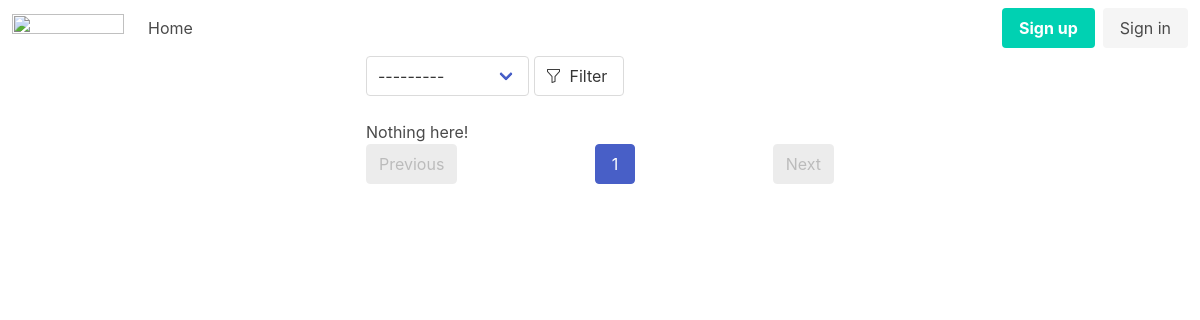
The app's page /, older data.
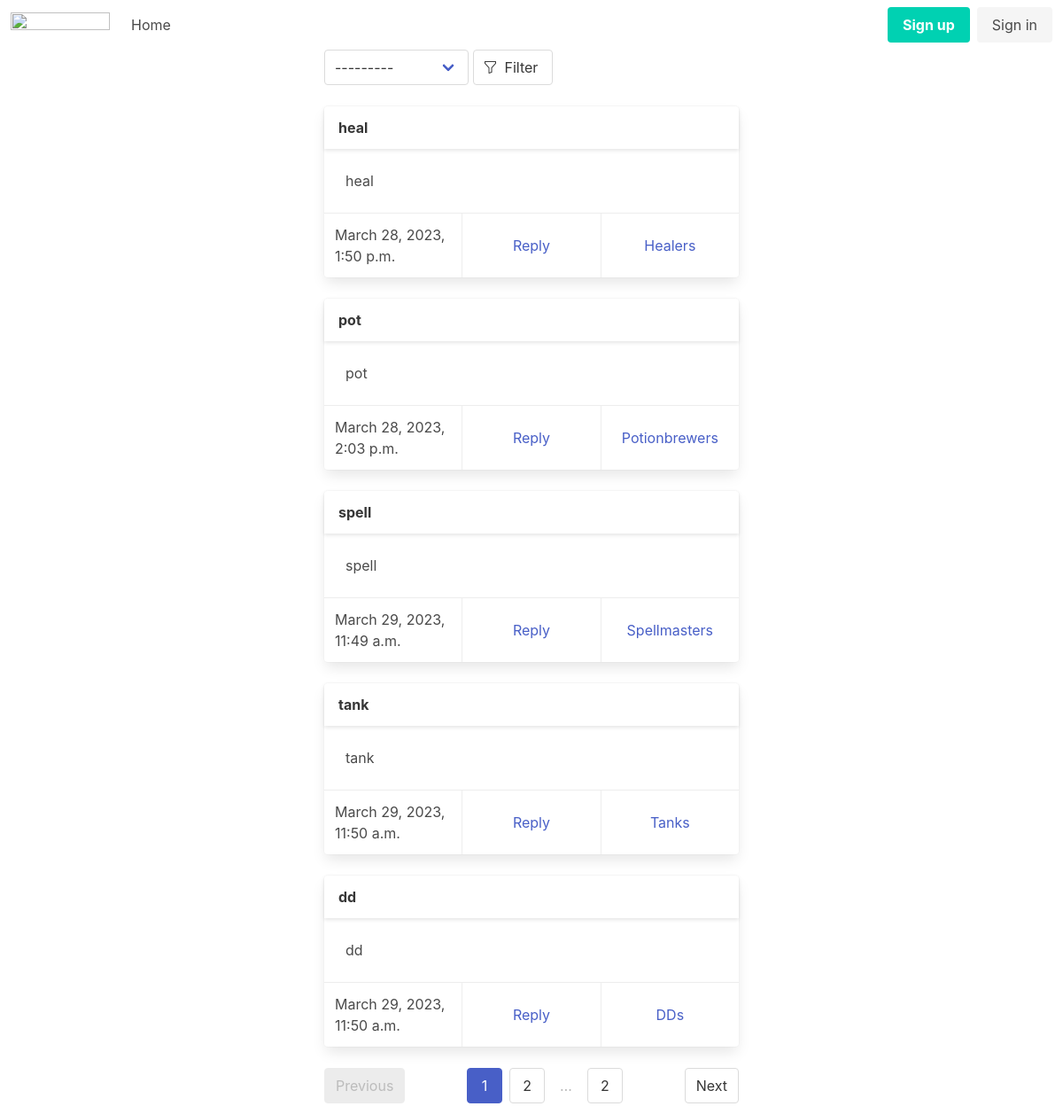
The same page, newer data.
### boardapp/models.py (models this page shows, shortened)
class Post(models.Model):
    author = models.ForeignKey(settings.AUTH_USER_MODEL, on_delete=models.CASCADE, verbose_name=_('Name'))
    title = models.CharField(max_length=255, verbose_name=_('Title'))
    text = models.TextField(verbose_name=_('Text'))
    category = models.ForeignKey(Category, on_delete=models.RESTRICT, verbose_name=_('Category'))
    date = models.DateTimeField(auto_now_add=True, verbose_name=_('Date'))
    class Meta:
        verbose_name = _('Post')
        verbose_name_plural = _('Posts')

class Category(models.Model):
    name = models.CharField(max_length=50, unique=True, verbose_name=_('Name'))
    def __str__(self):
        return f'{self.name}'
    class Meta:
        verbose_name = _('Category')
        verbose_name_plural = _('categories')

### boardapp/views.py (the view)
# urls.py: path('', PostListView.as_view(), name='home'),
class PostListView(FilterView):
    template_name = 'post_list.html'
    filterset_class = PostFilter
    paginate_by = 5
    model = Post

### boardapp/templatetags/custom_filters.py (called while the page is built)
@register.simple_tag(takes_context=True)
def url_replace(context, **kwargs):
    _dict = context['request'].GET.copy()
    for key, value in kwargs.items():
        _dict[key] = value
    return _dict.urlencode()

### templates/post_list.html (shortened to what this page needs)
{% extends 'base/base.html' %}
{% load i18n %}
{% load widget_tweaks %}
{% load custom_filters %}
{% block content %}
<div class="columns is-centered">
  <div class="column is-half">
{% if filter %}
<form class="mb-5" action="" method="get">
  <div class="input-group">
    {% for field in filter.form %}
    <div class="select">{{ field }}</div>
    {% endfor %}
    {% translate "Filter" as filter %}
    <button type="submit" class="button" title="{{ filter }}">
      <span class="icon-text">
        <span class="icon"><i class="bi bi-funnel"></i></span>
        <span>{{ filter }}</span>
      </span>
    </button>
  </div>
</form>
{% endif %}
{% if object_list %}
  {% for post in object_list %}
    <div class="card mb-5">
      <header class="card-header">
        <p class="card-header-title">{{ post.title }}</p>
      </header>
      <div class="card-content">
        <div class="content">{{ post.text }}</div>
      </div>
      <footer class="card-footer">
        {% block card-action %}
        <p class="card-footer-item">{{ post.date }}</p>
        <a href="{% url 'reply_create' post=post.pk %}" class="card-footer-item">{% trans "Reply" %}</a>
        <a href="?{% url_replace category=post.category.pk %}" class="card-footer-item">{{ post.category }}</a>
        {% endblock card-action %}
      </footer>
    </div>
  {% endfor %}
{% else %}
  <h2>{% trans "Nothing here!" %}</h2>
{% endif %}
<nav class="pagination is-centered" role="navigation" aria-label="pagination">
  {% if page_obj.has_previous %}
  <a href="?{% url_replace page=page_obj.previous_page_number %}" class="pagination-previous">
    {% trans "Previous" %}</a>
  {% else %}
  <a class="pagination-previous is-disabled">{% trans "Previous" %}</a>
  {% endif %}
  <ul class="pagination-list">
    <li><a class="pagination-link is-current" aria-current="page">
      {{ page_obj.number }}</a></li>
    {% if page_obj.has_next %}
    <li><a href="?{% url_replace page=page_obj.next_page_number %}" class="pagination-link">
      {{ page_obj.next_page_number }}</a></li>
    <li><span class="pagination-ellipsis">&hellip;</span></li>
    <li><a href="?page={{ page_obj.paginator.num_pages }}" class="pagination-link">
      {{ page_obj.paginator.num_pages }}</a></li>
    {% endif %}
  </ul>
  {% if page_obj.has_next %}
  <a href="?{% url_replace page=page_obj.next_page_number %}" class="pagination-next">{% trans "Next" %}</a>
  {% else %}
  <a class="pagination-next is-disabled">{% trans "Next" %}</a>
  {% endif %}
</nav>
  </div>
</div>
{% endblock content %}

Row changes from the older to the newer data that the page shows:
added Post: title "heal", text "heal", date "March 28, 2023, 1:50 p.m.", category "Healers"
added Post: title "pot", text "pot", date "March 28, 2023, 2:03 p.m.", category "Potionbrewers"
added Post: title "spell", text "spell", date "March 29, 2023, 11:49 a.m.", category "Spellmasters"
added Post: title "tank", text "tank", date "March 29, 2023, 11:50 a.m.", category "Tanks"
added Post: title "dd", text "dd", date "March 29, 2023, 11:50 a.m.", category "DDs"
Text that changed along with them:
{{ page_obj.next_page_number }}: (not shown) → "2"
{{ page_obj.paginator.num_pages }}: (not shown) → "2"
text no longer shown: "Nothing here!"
